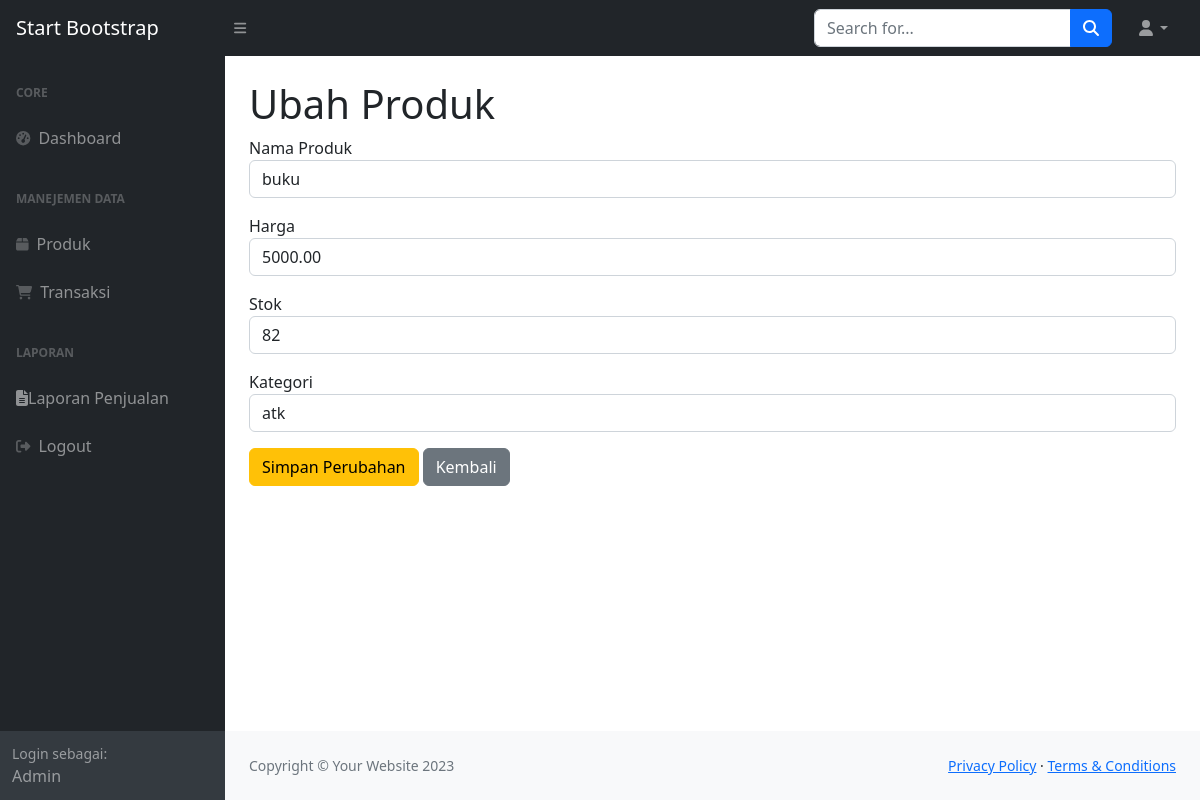
Page /index.php?hal=ubah_produk&id=2 on the committed database.
### tables this page shows
CREATE TABLE `produk` (
  `id_produk` int NOT NULL,
  `nama_produk` varchar(100) NOT NULL,
  `harga` decimal(10,2) NOT NULL,
  `stok` int NOT NULL,
  `kategori` varchar(100) NOT NULL
);

### pages/ubah_produk.php (the view, shortened to what this page needs)
<?php
require_once(__DIR__ . '/../includes/config.php');
include(__DIR__ . '/../includes/header.php');
include(__DIR__ . '/../includes/sidebar.php');
include(__DIR__ . '/../includes/nav.php');
$id = intval($_GET['id']);
$result = $conn->query("SELECT * FROM produk WHERE id_produk = $id");
$produk = $result->fetch_assoc();
?>
<div class="container-fluid px-4">
    <h1 class="mt-4">Ubah Produk</h1>
    <form method="POST">
        <div class="mb-3">
            <label>Nama Produk</label>
            <input type="text" name="nama_produk" value="<?= htmlspecialchars($produk['nama_produk']) ?>" class="form-control" required>
        </div>
        <div class="mb-3">
            <label>Harga</label>
            <input type="number" step="0.01" name="harga" value="<?= $produk['harga'] ?>" class="form-control" required>
        </div>
        <div class="mb-3">
            <label>Stok</label>
            <input type="number" name="stok" value="<?= $produk['stok'] ?>" class="form-control" required>
        </div>
        <div class="mb-3">
            <label>Kategori</label>
            <input type="text" name="kategori" value="<?= htmlspecialchars($produk['kategori']) ?>" class="form-control">
        </div>
        <button type="submit" class="btn btn-warning">Simpan Perubahan</button>
        <a href="index.php?hal=daftar_produk" class="btn btn-secondary">Kembali</a>
    </form>
</div>

### rows in the picture
produk: nama_produk "buku", harga "5000.00", stok "82", kategori "atk"

### other values in the picture
$_SESSION['username'] "Admin"
